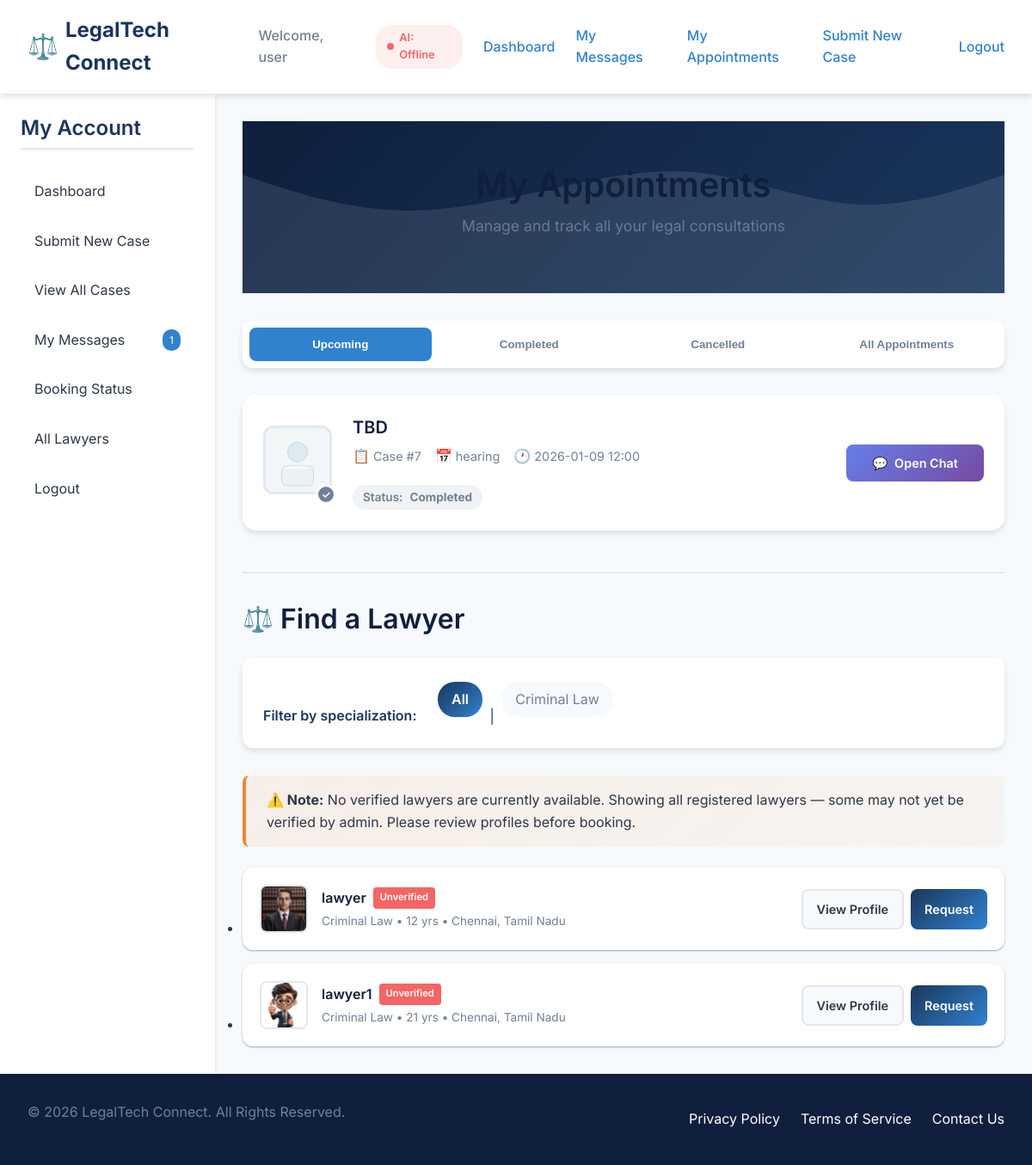
Page /client/appointments (signed in) on the committed database.
### models.py (models this page shows, shortened)
class User(UserMixin, db.Model):
    id = db.Column(db.Integer, primary_key=True)
    email = db.Column(db.String(150), unique=True, nullable=False)
    password_hash = db.Column(db.String(128), nullable=False)
    role = db.Column(db.String(50), nullable=False) # 'client', 'lawyer', 'admin'
    name = db.Column(db.String(150), nullable=True)
    bio = db.Column(db.Text, nullable=True)
    education = db.Column(db.String(200), nullable=True)
    created_at = db.Column(db.DateTime, default=lambda: datetime.now(timezone.utc))
    is_active = db.Column(db.Boolean, default=True, nullable=False) # For soft-deactivation by admin
    profile_pic = db.Column(db.String(200), nullable=True) # Filename for the profile picture
    specialization = db.Column(db.String(200), nullable=True)
    experience_years = db.Column(db.Integer, nullable=True)
    location = db.Column(db.String(150), nullable=True)
    phone_number = db.Column(db.String(50), nullable=True)
    address = db.Column(db.String(300), nullable=True)
    bar_number = db.Column(db.String(100), unique=True, nullable=True)
    is_verified = db.Column(db.Boolean, default=False)
    court_name = db.Column(db.String(200), nullable=True)
    judge_id_number = db.Column(db.String(100), unique=True, nullable=True)
    verification_document = db.Column(db.String(200), nullable=True)  # filename of uploaded verification doc
    cases_as_client = db.relationship('Case', foreign_keys='Case.client_id', backref='client', lazy=True)
    cases_as_client2 = db.relationship('Case', foreign_keys='Case.client2_id', backref='client2', lazy=True)
    cases_as_lawyer = db.relationship('Case', foreign_keys='Case.lawyer_id', backref='lawyer', lazy=True)
    cases_as_judge = db.relationship('Case', foreign_keys='Case.judge_id', backref='judge', lazy=True)
    reviews_received = db.relationship('Review', backref='lawyer', lazy=True)
    messages_sent = db.relationship('Message', foreign_keys='Message.sender_id', backref='sender', lazy=True)
    appointments = db.relationship('Appointment', backref='user', lazy=True)
    documents_uploaded = db.relationship('Document', backref='uploader', lazy=True)
    complaints_made = db.relationship('Complaint', foreign_keys='Complaint.complainant_id', backref='complainant', lazy=True)
    complaints_about = db.relationship('Complaint', foreign_keys='Complaint.about_user_id', backref='about_user', lazy=True)

class Appointment(db.Model):
    id = db.Column(db.Integer, primary_key=True)
    timestamp = db.Column(db.DateTime, nullable=False)
    type = db.Column(db.String(50), nullable=False) # 'video', 'phone', 'in-person'
    status = db.Column(db.String(50), default='requested') # 'requested', 'confirmed', 'completed', 'cancelled'
    notes = db.Column(db.Text, nullable=True)
    user_id = db.Column(db.Integer, db.ForeignKey('user.id'), nullable=False)
    case_id = db.Column(db.Integer, db.ForeignKey('case.id'), nullable=False)

### client.py (the view)
@client_bp.route('/appointments')
@login_required
@client_required
def appointments():
    user_appointments = Appointment.query.filter_by(user_id=current_user.id).order_by(Appointment.timestamp.desc()).all()
    try:
        spec_filter = request.args.get('spec')
        lawyer_query = User.query.filter_by(role='lawyer', is_verified=True)
        if spec_filter:
            lawyer_query = lawyer_query.filter(User.specialization == spec_filter)
        available_lawyers = lawyer_query.order_by(User.name.asc()).all()
        verified_only = True
        if not available_lawyers:
            fallback_q = User.query.filter_by(role='lawyer')
            if spec_filter:
                fallback_q = fallback_q.filter(User.specialization == spec_filter)
            available_lawyers = fallback_q.order_by(User.is_verified.desc(), User.name.asc()).all()
            verified_only = False
        specializations = db.session.query(User.specialization).filter(User.role=='lawyer').distinct().all()
        specializations = [s[0] for s in specializations if s[0]]
    except Exception:
        available_lawyers = []
        specializations = []
    try:
        requester = request.headers.get('X-Forwarded-For', request.remote_addr) or 'unknown'
        ua = request.headers.get('User-Agent', 'unknown')
        referer = request.headers.get('Referer', '-')
        sess_cookie_name = getattr(current_app, 'session_cookie_name', 'session')
        sess_cookie = request.cookies.get(sess_cookie_name, '-')
        ts = datetime.now(timezone.utc).isoformat()
        if referer and '/client/messages' in referer:
            resp = make_response(render_template('client/appointments.html', appointments=user_appointments))
            resp.headers['Cache-Control'] = 'private, max-age=20'
            return resp
        else:
            try:
                recent_store = getattr(current_app, 'appointments_log_recent', {})
                key = (requester, sess_cookie)
                last_ts = recent_store.get(key)
                LOG_SUPPRESSION_WINDOW = 60  # seconds
                now_ts = time.time()
                if not last_ts or (now_ts - last_ts) > LOG_SUPPRESSION_WINDOW:
                    current_app.logger.info(f"Client appointments requested at {ts} by {requester} UA:{ua} Referer:{referer} Session:{sess_cookie}")
                    recent_store[key] = now_ts
                    current_app.appointments_log_recent = recent_store
                else:
                    current_app.logger.debug(f"Suppressed duplicate appointments log for {requester} (session) within {LOG_SUPPRESSION_WINDOW}s")
            except Exception:
                current_app.logger.info(f"Client appointments requested at {ts} by {requester} UA:{ua} Referer:{referer} Session:{sess_cookie}")
    except Exception:
        current_app.logger.exception("Client appointments requested (failed to read requester info)")
    return render_template('client/appointments.html', appointments=user_appointments, available_lawyers=available_lawyers, specializations=specializations, verified_only=verified_only)

### templates/client/appointments.html (shortened to what this page needs)
{% extends 'base.html' %}
{% block content %}
<div class="page-header">
    <div class="page-header-content">
        <h1>My Appointments</h1>
        <p>Manage and track all your legal consultations</p>
    </div>
</div>
<div class="tabs-nav">
    <button class="tab-btn active" data-tab="upcoming">Upcoming</button>
    <button class="tab-btn" data-tab="completed">Completed</button>
    <button class="tab-btn" data-tab="cancelled">Cancelled</button>
    <button class="tab-btn" data-tab="all">All Appointments</button>
</div>
{% if appointments and appointments|length > 0 %}
<ul class="appointments-list">
    {% for appointment in appointments %}
    <li class="appointment-card">
        <div class="appointment-row">
            <div class="avatar-col">
                {% if appointment.case and appointment.case.lawyer and appointment.case.lawyer.profile_pic %}
                <img src="/{{ appointment.case.lawyer.profile_pic }}" class="lawyer-avatar-large" alt="{{ appointment.case.lawyer.name }}">
                {% else %}
                <img src="{{ url_for('static', filename='images/default_avatar.svg') }}" class="lawyer-avatar-large" alt="Default Avatar">
                {% endif %}
                <div class="status-indicator {{ appointment.status }}">
                    {% if appointment.status == 'completed' %}✓{% endif %}
                </div>
            </div>
            <div class="info-col">
                {% if appointment.case and appointment.case.lawyer %}
                <h3><a href="{{ url_for('client.public_lawyer_profile', lawyer_id=appointment.case.lawyer.id) }}">{{ appointment.case.lawyer.name }}</a></h3>
                {% else %}
                <h3>TBD</h3>
                {% endif %}
                <div class="appointment-meta">
                    <span class="meta-item case">Case #{{ appointment.case_id }}</span>
                    <span class="meta-item type">{{ appointment.type }}</span>
                    <span class="meta-item time">{{ appointment.timestamp.strftime('%Y-%m-%d %H:%M') }}</span>
                </div>
                <div class="appointment-status {{ appointment.status }}">
                    <span>Status:</span>
                    <strong>{{ appointment.status.title() }}</strong>
                </div>
            </div>
            <div class="actions-col">
                <a href="{{ url_for('client.chat_page', case_id=appointment.case_id) }}" class="btn btn-chat">
                    <span>💬</span>
                    Open Chat
                </a>
            </div>
        </div>
    </li>
    {% endfor %}
</ul>
{% endif %}
<section class="available-lawyers">
    <h2>Find a Lawyer</h2>
    {% if specializations and specializations|length > 0 %}
    <div class="spec-filter">
        <strong>Filter by specialization:</strong>
        <a href="{{ url_for('client.appointments') }}" class="active">All</a>
        {% for spec in specializations %}
        | <a href="{{ url_for('client.appointments') }}?spec={{ spec }}">{{ spec }}</a>
        {% endfor %}
    </div>
    {% endif %}
    {% if available_lawyers and available_lawyers|length > 0 %}
        {% if not verified_only %}
        <div class="notice-card">
            <strong>⚠️ Note:</strong> No verified lawyers are currently available. Showing all registered lawyers — some may not yet be verified by admin. Please review profiles before booking.
        </div>
        {% endif %}
        <ul class="lawyer-list">
            {% for lawyer in available_lawyers %}
            <li class="lawyer-item">
                <div class="lawyer-content">
                    <img src="{{ ('/' + lawyer.profile_pic) if lawyer.profile_pic else url_for('static', filename='images/default_avatar.svg') }}" alt="{{ lawyer.name }}" class="lawyer-avatar">
                    <div class="lawyer-info">
                        <div class="lawyer-name">
                            <a href="{{ url_for('client.public_lawyer_profile', lawyer_id=lawyer.id) }}">{{ lawyer.name or lawyer.email }}</a>
                            {% if not lawyer.is_verified %}<span class="unverified-badge">Unverified</span>{% endif %}
                        </div>
                        <div class="lawyer-meta">{{ lawyer.specialization or 'General' }} • {{ lawyer.experience_years or 0 }} yrs • {{ lawyer.location or 'Location not set' }}</div>
                    </div>
                    <div class="lawyer-actions">
                        <a class="btn btn-secondary" href="{{ url_for('client.public_lawyer_profile', lawyer_id=lawyer.id) }}">View Profile</a>
                        <a class="btn btn-primary" href="{{ url_for('client.request_appt_from_profile', lawyer_id=lawyer.id) }}">Request</a>
                    </div>
                </div>
            </li>
            {% endfor %}
        </ul>
    {% endif %}
</section>
{% endblock %}

### templates/base.html (shortened to what this page needs)
<!DOCTYPE html>
<html lang="en">
<head>
</head>
<body>
<nav class="navbar">
    <div class="nav-brand">
        <a href="{{ url_for('index') }}">LegalTech Connect</a>
    </div>
    <div class="nav-links">
        {% if current_user.is_authenticated %}
            <span class="nav-welcome">Welcome, {{ current_user.name or current_user.email }}</span>
            <span class="ai-status {% if ai_available %}ai-online{% else %}ai-offline{% endif %}" title="AI availability">AI: {% if ai_available %}Online{% else %}Offline{% endif %}</span>
            {% if current_user.role == 'client' %}
                <a href="{{ url_for('client.dashboard') }}">Dashboard</a>
                <a href="{{ url_for('client.messages') }}">My Messages</a>
                <a href="{{ url_for('client.appointments') }}">My Appointments</a>
                <a href="{{ url_for('client.submit_case') }}">Submit New Case</a>
            {% elif current_user.role == 'lawyer' %}
                <a href="{{ url_for('lawyer.dashboard') }}">Dashboard</a>
                <a href="{{ url_for('lawyer.edit_profile') }}">Profile</a>
                <a href="{{ url_for('lawyer.history') }}">Case History</a>
                <a href="{{ url_for('lawyer.case_requests') }}">Case Requests</a>
            {% elif current_user.role == 'admin' %}
                <a href="{{ url_for('admin.dashboard') }}">Admin Panel</a>
                <a href="{{ url_for('admin.rate_limits') }}">Rate Limits</a>
                <a href="{{ url_for('admin.verify_lawyers') }}">Verify Lawyers</a>
                <a href="{{ url_for('admin.manage_users') }}">Manage Users</a>
            {% endif %}
            <a href="{{ url_for('auth.logout') }}">Logout</a>
        {% else %}
            <a href="{{ url_for('auth.login') }}">Login</a>
            <a href="{{ url_for('auth.register') }}" class="button-primary">Get Started</a>
        {% endif %}
    </div>
</nav>
<div class="page-container">
    {% if current_user.is_authenticated %}
        {% if current_user.role == 'client' %}
        <aside class="sidebar">
            <h3>My Account</h3>
            <ul>
                <li><a href="{{ url_for('client.dashboard') }}">Dashboard</a></li>
                <li><a href="{{ url_for('client.submit_case') }}">Submit New Case</a></li>
                <li><a href="{{ url_for('client.view_all_cases') }}">View All Cases</a></li>
                <li><a href="{{ url_for('client.messages') }}">My Messages {% if sidebar_counts.unread_messages %}<span class="count-badge">{{ sidebar_counts.unread_messages }}</span>{% endif %}</a></li>
                <li><a href="{{ url_for('client.appointments') }}">Booking Status {% if sidebar_counts.upcoming_appointments %}<span class="count-badge">{{ sidebar_counts.upcoming_appointments }}</span>{% endif %}</a></li>
                <li><a href="{{ url_for('client.lawyers') }}">All Lawyers</a></li>
                <li><a href="{{ url_for('auth.logout') }}">Logout</a></li>
            </ul>
        </aside>
        {% endif %}
    {% endif %}
    <main class="main-content">
        {% block content %}{% endblock %}
    </main>
</div>
<footer class="footer">
    <div class="container">
        <p>&copy; {{ now.year }} LegalTech Connect. All Rights Reserved.</p>
        <div class="footer-links">
            <a href="#">Privacy Policy</a>
            <a href="#">Terms of Service</a>
            <a href="#">Contact Us</a>
        </div>
    </div>
</footer>
</body>
</html>

### rows in the picture
User: name "user"
Appointment: case_id "7", type "hearing", timestamp "2026-01-09 12:00", status "Completed"
User: profile_pic (picture), name "lawyer", is_verified "Unverified", specialization "Criminal Law", experience_years "12", location "Chennai, Tamil Nadu"
User: profile_pic (picture), name "lawyer1", is_verified "Unverified", specialization "Criminal Law", experience_years "21", location "Chennai, Tamil Nadu"

### other values in the picture
{{ sidebar_counts.unread_messages }} "1"
{{ spec }} "Criminal Law"
